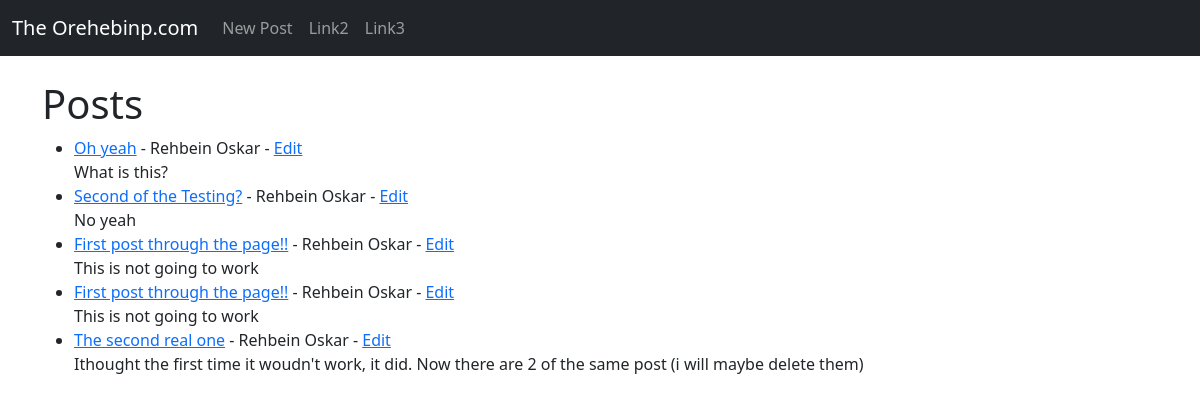
Before: / with the older database file.
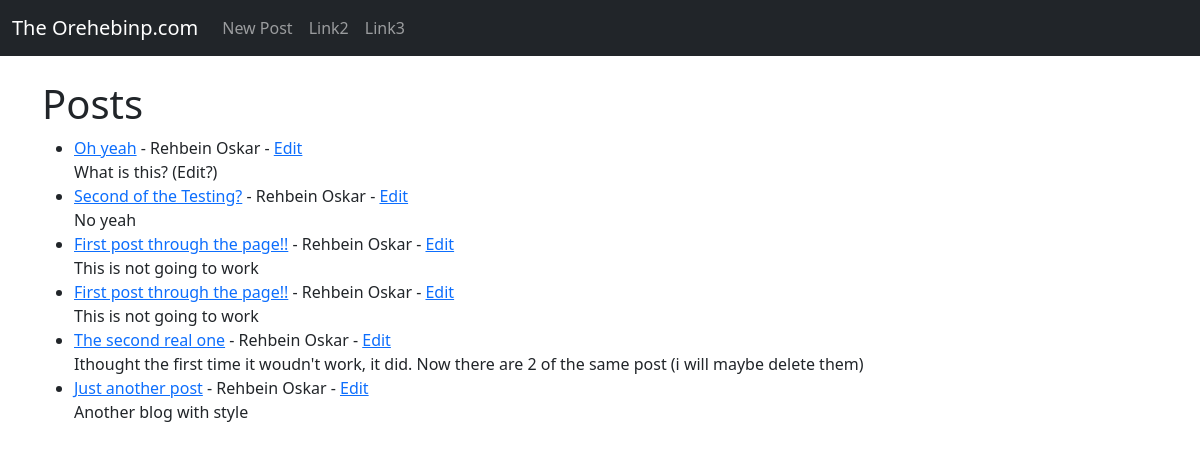
After: the same page with the newer database file.
### SuperBlog/models.py (models this page shows, shortened)
class Post(models.Model):
    title = models.CharField(max_length=255)
    title_tag = models.CharField(max_length=255, default="The Orehbeinp dot com")
    test_tag = models.CharField(max_length=50, default="Test complete, without default, it fails")
    author = models.ForeignKey(User, on_delete=models.CASCADE)
    body = models.TextField()

### SuperBlog/views.py (the view)
# urls.py: path('', HomePageView.as_view(), name="home"),
class HomePageView(ListView):
    model = Post
    template_name = 'home.html'

### SuperBlog/templates/home.html
{% extends 'base.html' %}
{% block content %}
<h1>Posts</h1>
<ul>
{% for post in object_list %}
    <li> <a href="{% url 'post-detail' post.pk %}"> {{ post.title }}</a> - {{ post.author.last_name }} {{ post.author.first_name}} -  <a href="{% url 'edit-post' post.pk %}"> Edit </a> <br/>
    {{ post.body }} </li>
{% endfor %}
</ul>
{% endblock %}

Changed rows visible on the page:
changed Post "Oh yeah": body "What is this?" → "What is this? (Edit?)"
added Post: title "Just another post", author.last_name "Rehbein", author.first_name "Oskar", body "Another blog with style"
